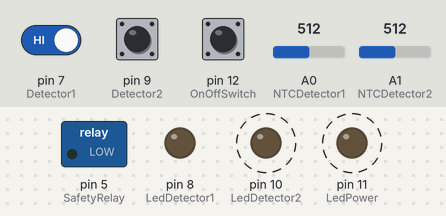
The sketch below on a simulated Arduino Nano, built with avr-gcc and run on an emulated ATmega328P. On the bench: switched loads named in the sketch (green lamp = pin HIGH), output pins drawn as LEDs (lit = HIGH). Dashed ring = blinking. The test bench sets the inputs (shaded band); at power-on: pin 7 (Detector1) HIGH, pin 9 (Detector2) HIGH, pin 12 (OnOffSwitch) HIGH, A0 (NTCDetector1) = 512, A1 (NTCDetector2) = 512.

Above: at 1.2 s.
1.3 s: pin 7 (Detector1) driven LOW
At 1.9 s:
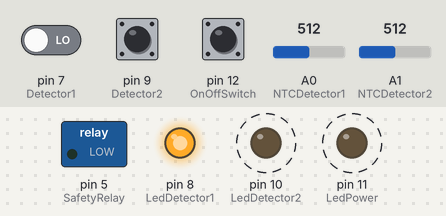
Timing chart, 0 to 10.3 s (numbered marks = the images above; inputs shaded):
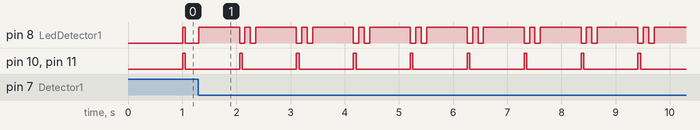

Measured:
- by itself, pin 8 (LedDetector1): repeats every 1.1 s: LOW 0.10 s, HIGH 0.10 s, LOW 0.10 s, HIGH 0.75 s
- by itself, pin 10 (LedDetector2), pin 11 (LedPower): alternates HIGH for 0.05 s and LOW for 1.0 s

The sketch:

SafetyV2.ino
```cpp
//
// ---------------------------------------------------------------
// Program  : Safetymonitor
// Hardware : Arduino Nano
// Author   : Whu
// ---------------------------------------------------------------
//  Version	Date		Description
// V0.1		20170813	Base
// V0.2   20170928  review LED behaviour
// ---------------------------------------------------------------
//
//#define DEBUG     			        // insert 2 slashes in front of the #define to disable
#define CYCLE 50		              // cycletime in ms = time between detector checks
#define LEDCYCLES 20			        // to control LED behaviour over a total cycle time of LEDCYCLES x CYCLE ms

// define limits
// NTC@25°C : 100k, NTC@80°C : 10k
// Pull up resistor to Vcc = 100k
// at room temp : voltage is around 2,5V = a value of 512 read from analog port
// If not connected the value will be around max voltage (~Vcc) =  a value of >1000 read from analog port
// At 80°C, NTC value =~10k with a voltage around 0,45V = a value of 93 read from analog port
#define SENSOR_PRESENT 950      	// Value above this value = no sensor (Pull up to max voltage = 1023)
#define TEMP_LIMIT 95             // below this limit -> Alarm
//
// Variables
// Digital ports
int SafetyRelay = 5;			        // Output : (de)activates relay
int OnOffSwitch = 12;			        // Input  : pushbutton switch for power on/off printer
int LedPower= 11;                 // Output : On when Power = On
int LedDetector1 = 8;			        // Output : LED in detector 1
int LedDetector2 = 10;			      // Output : LED in detector 2
int Detector1 = 7;				        // Input  : Smoke detctor in detector 1
int Detector2 = 9;				        // Input  : Smoke detctor in detector 2
//
// Analog ports
int NTCDetector1 = A0;			       // Input  : NTC in detector 1
int NTCDetector2 = A1;			       // Input  : NTC in detector 2
//
// 'measured' temperature values
int Temp1;						            // Value for NTC in detector 1
int Temp2;						            // Value for NTC in detector 2
//
// Alarms
boolean  Alarm;     	            // Alarm activated
boolean AlarmFlag;                // remembers an alarm. to keep persistent alarmstate until power off/reset
int  AlarmDet1;			              // Detector 1 : alarm Value
int  AlarmDet2;                   // Detector2 : alarm Value
//
boolean PrinterState;             // PrinterState false = power off, true = power on
//
// Flag true when detector found
boolean Detector1Present;
boolean Detector2Present;
//
int ActualLedCycle = 0;			      // used for signalling patterns on the LEDs
//
// Some arrays to store measured values
// 10 samples every 100ms means 1 second average.
int Temp1Array[10];
int Temp2Array[10];
int ArrayIndex;
boolean ArrayValid = false;       // Assure that the array has been completely filled at least once
//
int Average(int Array[]);
void TogglePower();
//
// Set up and initialisations
//
void setup()
{
  // Digital ports
  pinMode(LedDetector1, OUTPUT);
  pinMode(LedDetector2, OUTPUT);
  pinMode(SafetyRelay, OUTPUT);
  pinMode(LedPower, OUTPUT);
  pinMode(Detector1, INPUT);
  pinMode(Detector2, INPUT);
  pinMode(OnOffSwitch, INPUT_PULLUP); 	// Pushbutton

 // Serial.begin(9600);
  PrinterState = false;


  // initialisations
  PrinterState = false;                	// Printer power off
  TogglePower();
  AlarmFlag = false;     				        // alarm flag off. Will be set when a real alarm occurs.
  ArrayIndex = 0;
  //
  // Search for sensors
  //
  Detector1Present = false;
  Detector2Present = false;
  Temp1 = analogRead(NTCDetector1);     //read value from the thermistor
  if (Temp1 < SENSOR_PRESENT)
  {
    Detector1Present = true;				    // Detector (NTC) found
  }
  Temp2 = analogRead(NTCDetector2);     //read value from the thermistor
  if (Temp2 < SENSOR_PRESENT)
  {
    Detector2Present = true;				    // Detector (NTC) found
  }
  ActualLedCycle = 0;
}
//
// ---------------------------------------------------------------
// loop()
// main loop
// Reads sensors only if there has been NO alarm before
// Reads power on switch and toggles power if NO outstanding alarm (set in EvaluateSensors)
// Switches power off on alarm and makes the alarm persistent (AlarmFlag)
// Shows state with LEDs
//
// ---------------------------------------------------------------
//
void loop()
{
  if(!AlarmFlag) EvaluateSensors();		  // If there has been NO alarm then read and process sensordata
  if (!Alarm)								            // if NO alarm then read on/off button. Alarm is set in EvaluateSensors()
  {
    // No active alarm
    if (digitalRead(OnOffSwitch) == LOW)
    {
      delay(200);                       // delay to debounce switch and read again
      if (digitalRead(OnOffSwitch) == LOW)  // Still button pressed ?
      {
        PrinterState = !PrinterState;   // toggle machine state
        TogglePower();
        delay(1000);                    // avoid switching on/off due to short cycle time
      }
    }
  }
  else
  {
    // Alarm condition
    PrinterState = false;							  // Machine = off
    AlarmFlag= true;                    // keeps state until complete power off/reset
    TogglePower();
  }

  ShowStatus();										      // show actual detection status on the LEDs

  delay(CYCLE);                         // delay
}
//
// ---------------------------------------------------------------
// EvaluateSensors()
// Read smoke detection state and actual temperature value for installed detectors
// Store temperature value in an array to calculate an average value over the last 10 measurements
// Sets AlarmDet1 and AlarmDet2
// Possible values :
//  0 : no alarm
//  1 : temperature exceeded
//  2 : smoke detected
//
// ---------------------------------------------------------------
//
void EvaluateSensors()
{

  if (Detector1Present)
  {
    // Read inputs
    Temp1Array[ArrayIndex] = analogRead(NTCDetector1);	//read value from the thermistor
    AlarmDet1 = 2*!digitalRead(Detector1);     		        //read value from the smoke sensor : sets AlarmDet1 to 0 (no smoke) or 2 (smoke)
    // Check average temperature over last period (10 times x CYCLE)
    if (ArrayValid)									  // Array has been filled completely at least once
    {
      if (Average(Temp1Array) < TEMP_LIMIT)  AlarmDet1++;
    }
  }
  if (Detector2Present)
  {
    // Read inputs
    Temp2Array[ArrayIndex] = analogRead(NTCDetector2);  //read value from the thermistor
    AlarmDet2 = 2*!digitalRead(Detector2);                //read value from the smoke sensor : sets AlarmDet2 to 0 (no smoke) or 2 (smoke)
    // Check average temperature over last period (10 times x CYCLE)
    if (ArrayValid)                  // Array has been filled completely at least once
    {

      if (Average(Temp2Array) < TEMP_LIMIT)  AlarmDet2++;
    }
  }

  if ( (AlarmDet1 + AlarmDet2) > 0 )
    Alarm = true;
  else
    Alarm = false;

  if (++ArrayIndex > 9) 							// Increment and check index
  {
    ArrayIndex = 0;
    ArrayValid = true;								// at least filled once completely
  }

} // End EvaluateSensors
//
// ---------------------------------------------------------------
// ShowStatus()
// creates a blinking characteristic in function of the alarm state for the different detectors and the power LED indicator
// LEDs timing is based on CYCLE time (default 100ms) and LEDCYCLES (default 20 = 2 seconds)
// Power LED :
//   controlled by PrinterState
//      power    : constant ON with short occults (1 OFF, 19 ON)
//      no power : OFF with short flash (1 ON, 19 OFF)
// Detector LEDs :
//   controlled by AlarmDet1 and AlarmDet2
//    - OFF when not detected (of course)
//    - OFF short flash when all safe : 1  ON / 19 OFF
//    - ON with 1 occult for temperature fault : 2 OFF, 18 ON
//    - ON with 2 occults when smoke detected. : 2 OFF, 2 ON, 2 OFF, 14 ON
// ---------------------------------------------------------------
//
void ShowStatus()
{
  if(ActualLedCycle++ >= LEDCYCLES) ActualLedCycle=0;

  // Power LED
  if(PrinterState)
  { // Printer ON
    if(ActualLedCycle == 0) digitalWrite(LedPower, LOW);
    else digitalWrite(LedPower, HIGH);
  }
  else
  { // Printer OFF
    if(ActualLedCycle == 0) digitalWrite(LedPower, HIGH);
    else digitalWrite(LedPower, LOW);
  }

  // Detector 1
  switch(AlarmDet1)
  {
    case 0 : // No alarm : short flash
      if(ActualLedCycle == 0) digitalWrite(LedDetector1, HIGH);
      else digitalWrite(LedDetector1, LOW);
      break;
    case 1 : // Temperature alarm : ON with 1 occult (2 cycles)
      if(ActualLedCycle < 2) digitalWrite(LedDetector1, LOW);
      else digitalWrite(LedDetector1, HIGH);
      break;
    case 2 : // Smoke alarm : ON with 2 occult (2 OFF, 2 ON, 2 OFF, 14 ON)
      if(ActualLedCycle < 2)
      {
        digitalWrite(LedDetector1, LOW);  // 1st occult on cycles 0 and 1
      }
      else
      {
        if((ActualLedCycle >= 4) && (ActualLedCycle < 6)) // 2nd occult on cycles 4 and 5
        {
          digitalWrite(LedDetector1, LOW);
        }
        else digitalWrite(LedDetector1, HIGH);
      }
      break;
  }

 // Detector 2
  switch(AlarmDet2)
  {
    case 0 : // No alarm : short flash
      if(ActualLedCycle == 0) digitalWrite(LedDetector2, HIGH);
      else digitalWrite(LedDetector2, LOW);
      break;
    case 1 : // Temperature alarm : ON with 1 occult (2 cycles)
      if(ActualLedCycle < 2) digitalWrite(LedDetector2, LOW);
      else digitalWrite(LedDetector2, HIGH);
      break;
    case 2 : // Smoke alarm : ON with 2 occult (2 OFF, 2 ON, 2 OFF, 14 ON)
      if(ActualLedCycle < 2)
      {
        digitalWrite(LedDetector2, LOW);  // 1st occult on cycles 0 and 1
      }
      else
      {
        if((ActualLedCycle >= 4) && (ActualLedCycle < 6)) // 2nd occult on cycles 4 and 5
        {
          digitalWrite(LedDetector2, LOW);
        }
        else digitalWrite(LedDetector2, HIGH);
      }
      break;
  }
}
//
// ---------------------------------------------------------------
// Average()
// Calculate average over the array
// ---------------------------------------------------------------
//
int Average(int Array[])
{
  int Avg;
  int i;

  Avg = 0;
  for (i = 0; i < 10; i++)
  {
    Avg = Avg + Array[i];
  }
  Avg = Avg / 10;

  return Avg;
}
//
// ---------------------------------------------------------------
// TogglePower()
// Switches the SafetyRelay on or off depending on the actual printerstate
// ---------------------------------------------------------------
//
void TogglePower()
{
  switch(PrinterState)
  {
    case true :
      digitalWrite(SafetyRelay, HIGH);       // Relay On
      digitalWrite(LedPower, HIGH);
      break;
    case false :
      digitalWrite(SafetyRelay, LOW);       // Relay Off
      digitalWrite(LedPower, LOW);
      break;
  }

}
```
